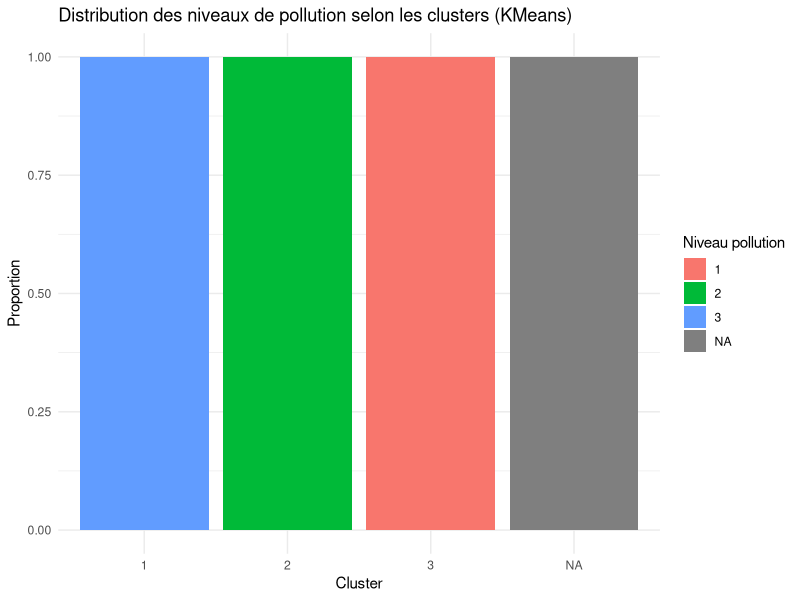

Write R code to recreate this figure.
library(dplyr)

qualite <- read.table("qualite-de-lair-dans-le-reseau-de-transport-francilien (1).csv", header = TRUE, sep = ";")
head(qualite)

qualite_clean <- qualite %>%
  filter(rowSums(is.na(.)) != ncol(.)) %>%       
  select(where(~ !all(is.na(.)))) %>%             
  distinct()                                     


qualite_metro <- qualite_clean %>%
  filter(grepl("Métro", Nom.de.la.ligne))  # On filtre les stations de métro

# Créer un vecteur de correspondance pour les niveaux de pollution
degres_pollution <- c("pollution faible" = 1, "pollution moyenne" = 2, "pollution élevée" = 3, "station aérienne" = NA)

# Convertir la colonne "niveau_pollution" en valeurs numériques
qualite_metro$niveau_pollution <- degres_pollution[qualite_metro$niveau_pollution]

# Sélectionner les données pertinentes pour k-means
data_for_kmeans <- qualite_metro[, "niveau_pollution", drop = FALSE]

# Supprimer les valeurs manquantes
data_for_kmeans_clean <- na.omit(data_for_kmeans)

# Appliquer k-means sur les données sans NA
set.seed(123)  # Fixer la graine pour la reproductibilité
kmeans_model <- kmeans(data_for_kmeans_clean, centers = 3, nstart = 25)

# Afficher les résultats du modèle k-means
print(kmeans_model)

# Créer une copie du dataframe original avec les clusters
qualite_metro$cluster <- NA  # Initialiser la colonne 'cluster' avec des NA

# Ajouter les résultats du cluster à ton dataset original uniquement pour les lignes sans NA
qualite_metro[!is.na(qualite_metro$niveau_pollution), "cluster"] <- kmeans_model$cluster

# Vérifier les premières lignes du dataset avec les clusters
head(qualite_metro)

# Afficher les statistiques sur les clusters
table(qualite_metro$cluster)

library(ggplot2)

# Graphe de KMeans : Clusters vs Niveau de pollution réel
ggplot(qualite_metro, aes(x = factor(cluster), fill = factor(niveau_pollution))) +
  geom_bar(position = "fill") +
  labs(
    title = "Distribution des niveaux de pollution selon les clusters (KMeans)",
    x = "Cluster",
    y = "Proportion",
    fill = "Niveau pollution"
  ) +
  theme_minimal()
